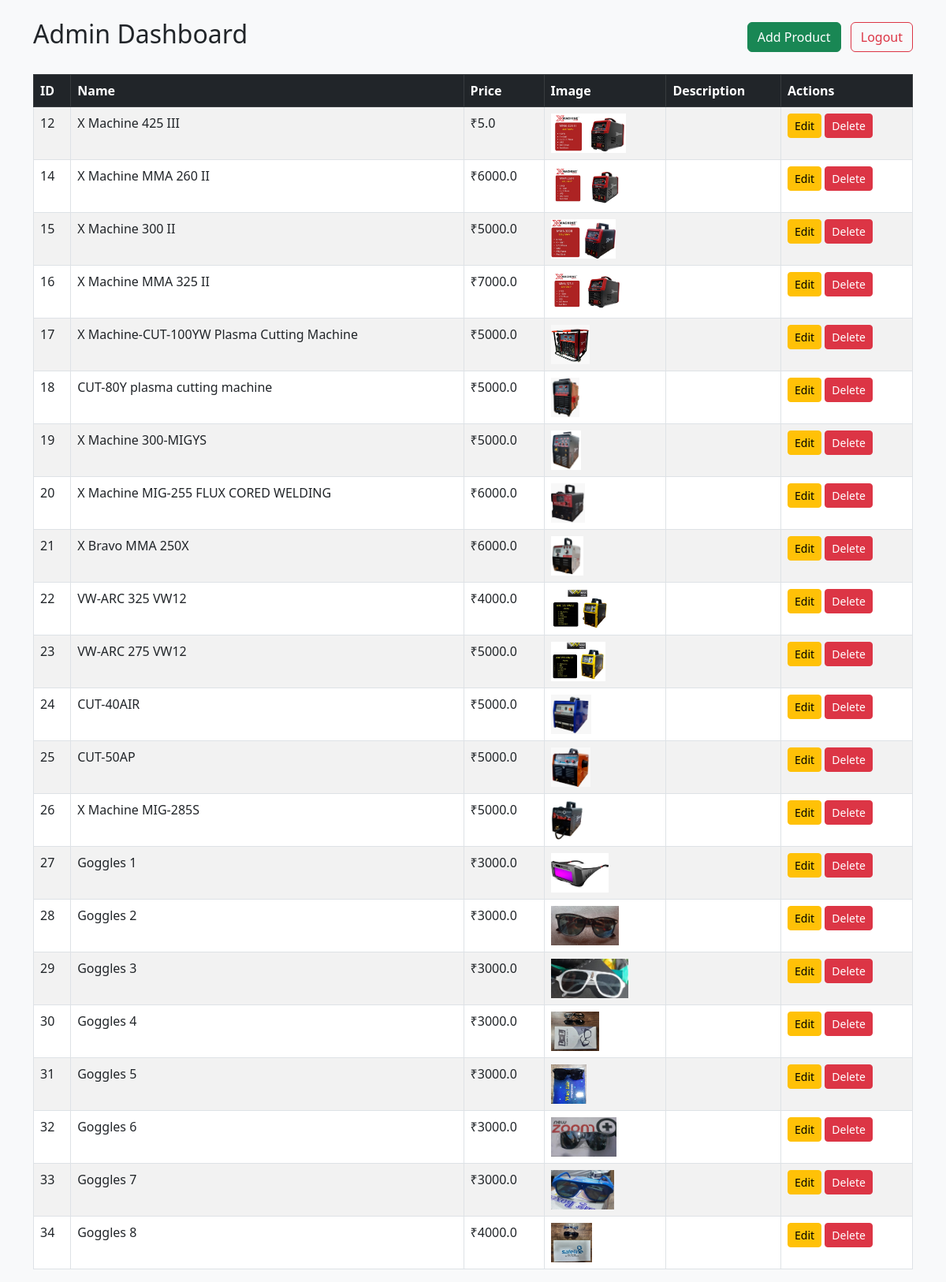
The page /admin/dashboard (signed in) on the database as committed earlier.
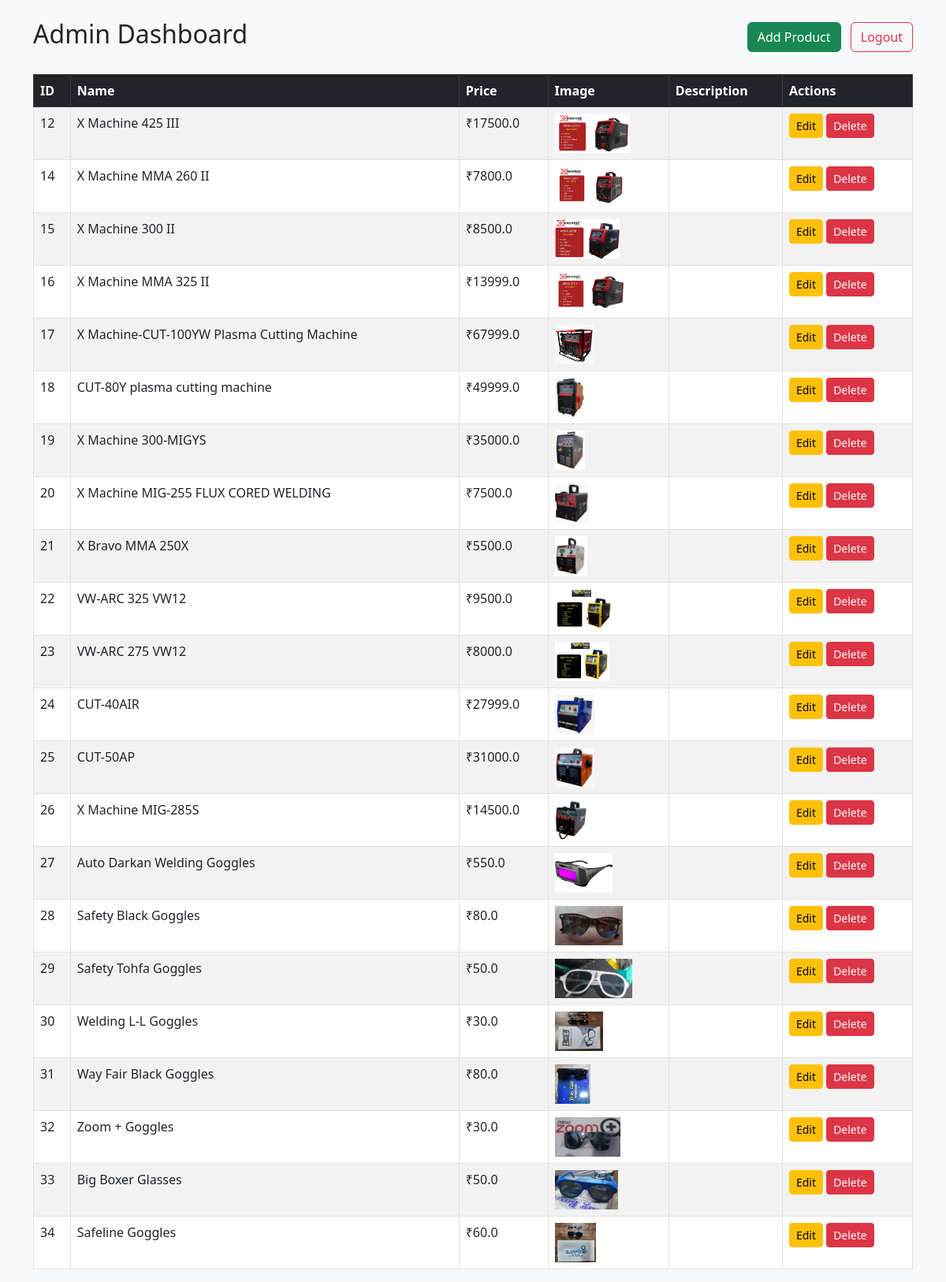
The same page on the database as committed later.
### tables this page shows
CREATE TABLE "products" (
	"id"	INTEGER,
	"name"	TEXT NOT NULL,
	"price"	REAL NOT NULL,
	"image"	TEXT,
	"category"	TEXT,
	"category_id"	INTEGER, long_description TEXT,
	PRIMARY KEY("id")
);

### app.py (the view)
@app.route('/admin/dashboard')
def admin_dashboard():
    if not session.get('admin_logged_in'):
        return redirect(url_for('admin_login'))
    conn = get_db_connection()
    products = conn.execute('SELECT * FROM products').fetchall()
    conn.close()
    return render_template('admin_dashboard.html', products=products)

### app.py (called while the page is built)
@login_manager.user_loader
def load_user(user_id):
    conn = get_db_connection()
    user = conn.execute('SELECT * FROM users WHERE id = ?', (user_id,)).fetchone()
    conn.close()
    if user:
        return User(user)
    return None

def get_db_connection():
    conn = sqlite3.connect(DATABASE)
    conn.row_factory = sqlite3.Row
    return conn

### templates/admin_dashboard.html (shortened to what this page needs)
<!DOCTYPE html>
<html lang="en">
<head>
    <link href="https://cdn.jsdelivr.net/npm/bootstrap@5.3.0/dist/css/bootstrap.min.css" rel="stylesheet">
</head>
<body class="bg-light">
    <div class="container mt-4">
        <div class="d-flex justify-content-between align-items-center mb-4">
            <h2>Admin Dashboard</h2>
            <div>
                <a href="{{ url_for('add_product') }}" class="btn btn-success">Add Product</a>
                <a href="{{ url_for('admin_logout') }}" class="btn btn-outline-danger ms-2">Logout</a>
            </div>
        </div>
        <table class="table table-bordered table-striped">
            <thead class="table-dark">
                <tr>
                    <th>ID</th>
                    <th>Name</th>
                    <th>Price</th>
                    <th>Image</th>
                    <th>Description</th>
                    <th>Actions</th>
                </tr>
            </thead>
            <tbody>
                {% for product in products %}
                <tr>
                    <td>{{ product['id'] }}</td>
                    <td>{{ product['name'] }}</td>
                    <td>₹{{ product['price'] }}</td>
                    <td><img src="{{ product['image'] }}" height="50" alt="img"></td>
                    <td>{{ product['description'] }}</td>
                    <td>
                        <a href="{{ url_for('edit_product', product_id=product['id']) }}" class="btn btn-warning btn-sm">Edit</a>
                        <a href="{{ url_for('delete_product', product_id=product['id']) }}" class="btn btn-danger btn-sm" onclick="return confirm('Delete this product?');">Delete</a>
                    </td>
                </tr>
                {% endfor %}
            </tbody>
        </table>
    </div>
</body>
</html>

Rows that differ between the two databases and show on the page:
changed products "X Machine 425 III": price "5.0" → "17500.0"
changed products "X Machine MMA 260 II": price "6000.0" → "7800.0"
changed products "X Machine 300 II": price "5000.0" → "8500.0"
changed products "X Machine MMA 325 II": price "7000.0" → "13999.0"
changed products "X Machine-CUT-100YW Plasma Cutting Machine": price "5000.0" → "67999.0"
changed products "CUT-80Y plasma cutting machine": price "5000.0" → "49999.0"
changed products "X Machine 300-MIGYS": price "5000.0" → "35000.0"
changed products "X Machine MIG-255 FLUX CORED WELDING": price "6000.0" → "7500.0"
changed products "X Bravo MMA 250X": price "6000.0" → "5500.0"
changed products "VW-ARC 325 VW12": price "4000.0" → "9500.0"
changed products "VW-ARC 275 VW12": price "5000.0" → "8000.0"
changed products "CUT-40AIR": price "5000.0" → "27999.0"
changed products "CUT-50AP": price "5000.0" → "31000.0"
changed products "X Machine MIG-285S": price "5000.0" → "14500.0"
changed products id 27: name "Goggles 1" → "Auto Darkan Welding Goggles"; price "3000.0" → "550.0"
changed products id 28: name "Goggles 2" → "Safety Black Goggles"; price "3000.0" → "80.0"
changed products id 29: name "Goggles 3" → "Safety Tohfa Goggles"; price "3000.0" → "50.0"
changed products id 30: name "Goggles 4" → "Welding L-L Goggles"; price "3000.0" → "30.0"
changed products id 31: name "Goggles 5" → "Way Fair Black Goggles"; price "3000.0" → "80.0"
changed products id 32: name "Goggles 6" → "Zoom + Goggles"; price "3000.0" → "30.0"
changed products id 33: name "Goggles 7" → "Big Boxer Glasses"; price "3000.0" → "50.0"
changed products id 34: name "Goggles 8" → "Safeline Goggles"; price "4000.0" → "60.0"
